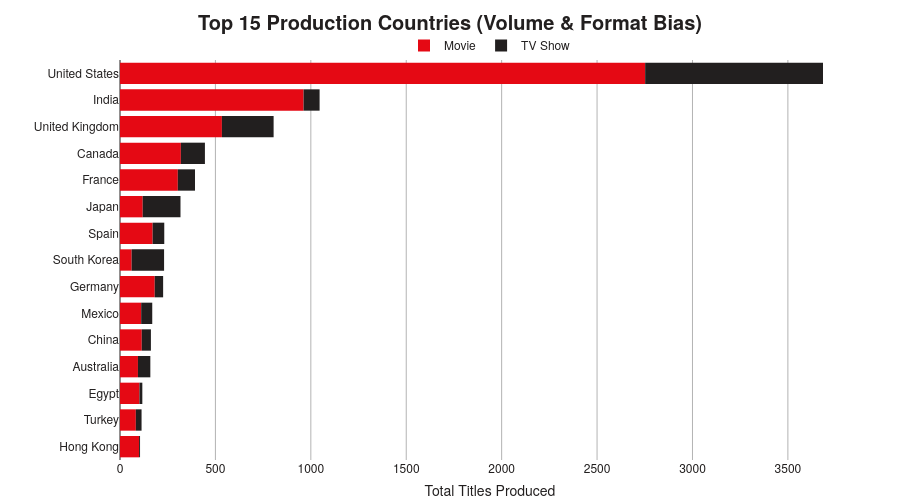

Notebook code cell kept with this figure:
### Markdown cell above
━━━━━━━━━━━━━━━━━━━━━━━━━━━━━━━━━━━━━━━━━━━━━━━━━━━━━━━━━━━━━━━━━━━━━━━━━━━━━━━━━━━━━━━━━━━━━━━━━━━━━━━━━━━━━━━━━━━━━━━━━━━━━━━━━━━━━━━━━━━━━━━━━━━━━━━
### 📊 CHART 8 — TOP 15 PRODUCTION COUNTRIES (VOLUME & FORMAT PREFERENCE)
━━━━━━━━━━━━━━━━━━━━━━━━━━━━━━━━━━━━━━━━━━━━━━━━━━━━━━━━━━━━━━━━━━━━━━━━━━━━━━━━━━━━━━━━━━━━━━━━━━━━━━━━━━━━━━━━━━━━━━━━━━━━━━━━━━━━━━━━━━━━━━━━━━━━━━━

#### 🎯 SPECIFICATION & DESIGN
* **Visual Format:** Horizontal Stacked Bar Chart (Plotly `px.bar`).
* **Engineered & Core Features:** `country` (exploded/un-nested), `type`.
* **Visual Rationale:** A horizontal bar chart is the most effective way to rank categories with long text labels (country names). By stacking the bars by `type`, we instantly communicate two metrics at once: the total production volume of the country (the total length of the bar) and the regional format bias (the ratio of red to black inside the bar).
* **Color Palette Mapping:**
  * `Movie`: Primary Netflix Red (`#E50914`)
  * `TV Show`: Netflix Dark Near-Black (`#221F1F`)

#### ❓ BUSINESS QUESTION
Which countries dominate Netflix's global supply chain, and do specific regions exhibit a bias toward producing feature films versus television series?

#### 💡 KEY INSIGHTS & TAKEAWAYS
* **Catalog Finding:** The United States completely dominates total volume, holding a massive lead over all other nations combined. However, looking at the format ratios reveals deep regional biases: India indexes almost exclusively in feature films (driven by Bollywood acquisition), while countries like South Korea and Japan exhibit a much higher concentration of TV Shows (driven by K-Dramas and Anime).
* **Commercial Implication:** Netflix does not apply a "one-size-fits-all" global acquisition strategy. It highly localizes its catalog to match regional industry strengths—buying bulk cinema in India, while investing heavily in episodic series in East Asia.

#### 🎙️ EXECUTIVE DEEP DIVE
* **Business Inquiry:** "You are analyzing geographic data. Why did you use a simple horizontal bar chart instead of a world map (Choropleth)?"
* **Strategic Driver:** "World maps are visually impressive but analytically weak for this specific dataset. Because the US volume is so aggressively high, a color-coded map would just show a dark red North America and a pale rest of the world, making it impossible to distinguish the rank of the 2nd through 10th countries. A horizontal bar chart allows for exact, ranked volume comparisons and cleanly supports the Movie vs. TV Show format split, which a map cannot easily do."

### Code cell
# ============================================================
# CHART 8 — TOP 15 PRODUCTION COUNTRIES (VOLUME & FORMAT PREFERENCE)
# ============================================================
# 1. Prepare Data using engineered 'country_list'
country_df = df.explode('country_list').dropna(subset=['country_list'])

# --- ADD THESE TWO LINES HERE ---
country_df = country_df[~country_df['country_list'].astype(str).str.lower().str.contains('unknown')]
country_df = country_df[country_df['country_list'].astype(str).str.strip() != '']

# Group by country and type, then count total titles
country_counts = country_df.groupby(['country_list', 'type']).size().reset_index(name='count')

# Find Top 15 countries
top_15_countries = country_df['country_list'].value_counts().head(15).index
top_15_df = country_counts[country_counts['country_list'].isin(top_15_countries)]

# 2. Build the Plotly Figure (Horizontal Stacked Bar Chart)
fig8 = px.bar(
    top_15_df,
    x='count',
    y='country_list',                                
    color='type',
    orientation='h',
    color_discrete_map={'Movie': NETFLIX_COLORS['red'], 'TV Show': NETFLIX_COLORS['black']},
    labels={'count': 'Total Titles Produced', 'country_list': 'Production Country', 'type': 'Content Type'},
    category_orders={'country_list': top_15_countries[::1]}  
)
# 3. Apply Netflix-themed Layout Formatting
fig8.update_layout(
    height=500,                                      
    title=dict(
        text='<b>Top 15 Production Countries (Volume & Format Bias)</b>',
        font=dict(size=20, color=NETFLIX_COLORS['black']),
        x=0.5,
        xanchor='center'
    ),
    plot_bgcolor='#FFFFFF',
    paper_bgcolor='#FFFFFF',
    xaxis=dict(
        showgrid=True, 
        gridcolor=NETFLIX_COLORS['light_gray'], 
        zeroline=True, 
        zerolinecolor=NETFLIX_COLORS['black']
    ),
    yaxis=dict(
        showgrid=False,                              # No horizontal gridlines needed for bar charts
        title_text=''                                # Removed Y-axis title since country names are self-explanatory
    ),
    showlegend=True,
    legend=dict(
        orientation='h',
        yanchor='bottom',
        y=1.0,
        xanchor='center',
        x=0.5,
        title=None,
        font=dict(size=12, color=NETFLIX_COLORS['black'])
    ),
    margin=dict(t=60, b=40, l=120, r=40)             # Increased left margin to ensure longer country names fit
)

# 4. Customizing hover details
fig8.update_traces(
    hovertemplate="<b>%{y}</b><br>Volume: %{x}<extra></extra>"
)

# 5. Display the Chart
fig8.show()

### Figure 1 — Plotly figure (JSON) as saved in the notebook; plotly's stock layout.template omitted (floating-point values rounded to 4 significant figures)
{"data": [{"hovertemplate": "<b>%{y}</b><br>Volume: %{x}<extra></extra>", "legendgroup": "Movie", "marker": {"color": "#E50914", "pattern": {"shape": ""}}, "name": "Movie", "orientation": "h", "showlegend": true, "textposition": "auto", "type": "bar", "x": [94, 319, 114, 102, 303, 182, 100, 962, 119, 111, 61, 171, 83, 534, 2752], "xaxis": "x", "y": ["Australia", "Canada", "China", "Egypt", "France", "Germany", "Hong Kong", "India", "Japan", "Mexico", "South Korea", "Spain", "Turkey", "United Kingdom", "United States"], "yaxis": "y"}, {"hovertemplate": "<b>%{y}</b><br>Volume: %{x}<extra></extra>", "legendgroup": "TV Show", "marker": {"color": "#221F1F", "pattern": {"shape": ""}}, "name": "TV Show", "orientation": "h", "showlegend": true, "textposition": "auto", "type": "bar", "x": [65, 126, 48, 15, 90, 44, 5, 84, 198, 58, 170, 61, 30, 271, 932], "xaxis": "x", "y": ["Australia", "Canada", "China", "Egypt", "France", "Germany", "Hong Kong", "India", "Japan", "Mexico", "South Korea", "Spain", "Turkey", "United Kingdom", "United States"], "yaxis": "y"}], "layout": {"barmode": "relative", "height": 500, "legend": {"font": {"color": "#221F1F", "size": 12}, "orientation": "h", "title": {}, "tracegroupgap": 0, "x": 0.5, "xanchor": "center", "y": 1, "yanchor": "bottom"}, "margin": {"b": 40, "l": 120, "r": 40, "t": 60}, "paper_bgcolor": "#FFFFFF", "plot_bgcolor": "#FFFFFF", "showlegend": true, "title": {"font": {"color": "#221F1F", "size": 20}, "text": "<b>Top 15 Production Countries (Volume & Format Bias)</b>", "x": 0.5, "xanchor": "center"}, "xaxis": {"anchor": "y", "domain": [0, 1], "gridcolor": "#B3B3B3", "showgrid": true, "title": {"text": "Total Titles Produced"}, "zeroline": true, "zerolinecolor": "#221F1F"}, "yaxis": {"anchor": "x", "categoryarray": ["Hong Kong", "Turkey", "Egypt", "Australia", "China", "Mexico", "Germany", "South Korea", "Spain", "Japan", "France", "Canada", "United Kingdom", "India", "United States"], "categoryorder": "array", "domain": [0, 1], "showgrid": false, "title": {"text": ""}}}}
